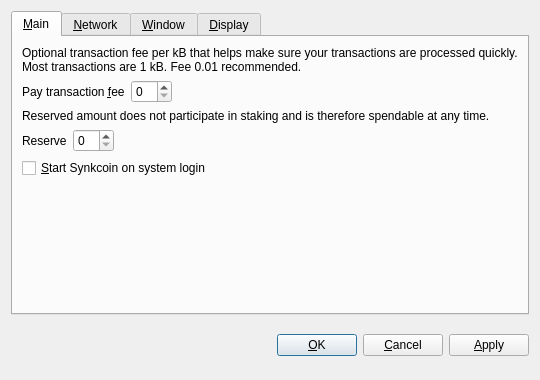
<?xml version="1.0" encoding="UTF-8"?>
<ui version="4.0">
 <class>OptionsDialog</class>
 <widget class="QDialog" name="OptionsDialog">
  <property name="geometry">
   <rect>
    <x>0</x>
    <y>0</y>
    <width>540</width>
    <height>380</height>
   </rect>
  </property>
  <property name="windowTitle">
   <string>Options</string>
  </property>
  <property name="modal">
   <bool>true</bool>
  </property>
  <layout class="QVBoxLayout" name="verticalLayout">
   <item>
    <widget class="QTabWidget" name="tabWidget">
     <property name="tabPosition">
      <enum>QTabWidget::North</enum>
     </property>
     <property name="currentIndex">
      <number>0</number>
     </property>
     <widget class="QWidget" name="tabMain">
      <attribute name="title">
       <string>&amp;Main</string>
      </attribute>
      <layout class="QVBoxLayout" name="verticalLayout_Main">
       <item>
        <widget class="QLabel" name="transactionFeeInfoLabel">
         <property name="text">
          <string>Optional transaction fee per kB that helps make sure your transactions are processed quickly. Most transactions are 1 kB. Fee 0.01 recommended.</string>
         </property>
         <property name="textFormat">
          <enum>Qt::PlainText</enum>
         </property>
         <property name="wordWrap">
          <bool>true</bool>
         </property>
        </widget>
       </item>
       <item>
        <layout class="QHBoxLayout" name="horizontalLayoutFee">
         <item>
          <widget class="QLabel" name="transactionFeeLabel">
           <property name="text">
            <string>Pay transaction &amp;fee</string>
           </property>
           <property name="textFormat">
            <enum>Qt::PlainText</enum>
           </property>
           <property name="buddy">
            <cstring>transactionFee</cstring>
           </property>
          </widget>
         </item>
         <item>
          <widget class="BitcoinAmountField" name="transactionFee"/>
         </item>
         <item>
          <spacer name="horizontalSpacerFee">
           <property name="orientation">
            <enum>Qt::Horizontal</enum>
           </property>
           <property name="sizeHint" stdset="0">
            <size>
             <width>40</width>
             <height>20</height>
            </size>
           </property>
          </spacer>
         </item>
        </layout>
       </item>
       <item>
        <widget class="QLabel" name="reserveBalanceInfoLabel">
         <property name="text">
          <string>Reserved amount does not participate in staking and is therefore spendable at any time.</string>
         </property>
         <property name="textFormat">
          <enum>Qt::PlainText</enum>
         </property>
         <property name="wordWrap">
          <bool>true</bool>
         </property>
        </widget>
       </item>
       <item>
        <layout class="QHBoxLayout" name="horizontalLayoutReserveBalance">
         <item>
          <widget class="QLabel" name="reserveBalanceLabel">
           <property name="text">
            <string>Reserve</string>
           </property>
           <property name="textFormat">
            <enum>Qt::PlainText</enum>
           </property>
           <property name="buddy">
            <cstring>reserveBalance</cstring>
           </property>
          </widget>
         </item>
         <item>
          <widget class="BitcoinAmountField" name="reserveBalance"/>
         </item>
         <item>
          <spacer name="horizontalSpacerReserveBalance">
           <property name="orientation">
            <enum>Qt::Horizontal</enum>
           </property>
           <property name="sizeHint" stdset="0">
            <size>
             <width>40</width>
             <height>20</height>
            </size>
           </property>
          </spacer>
         </item>
        </layout>
       </item>
       <item>
        <widget class="QCheckBox" name="bitcoinAtStartup">
         <property name="toolTip">
          <string>Automatically start Synkcoin after logging in to the system.</string>
         </property>
         <property name="text">
          <string>&amp;Start Synkcoin on system login</string>
         </property>
        </widget>
       </item>
       <item>
        <spacer name="verticalSpacer_Main">
         <property name="orientation">
          <enum>Qt::Vertical</enum>
         </property>
         <property name="sizeHint" stdset="0">
          <size>
           <width>20</width>
           <height>40</height>
          </size>
         </property>
        </spacer>
       </item>
      </layout>
     </widget>
     <widget class="QWidget" name="tabNetwork">
      <attribute name="title">
       <string>&amp;Network</string>
      </attribute>
      <layout class="QVBoxLayout" name="verticalLayout_Network">
       <item>
        <widget class="QCheckBox" name="mapPortUpnp">
         <property name="toolTip">
          <string>Automatically open the Synkcoin client port on the router. This only works when your router supports UPnP and it is enabled.</string>
         </property>
         <property name="text">
          <string>Map port using &amp;UPnP</string>
         </property>
        </widget>
       </item>
       <item>
        <widget class="QCheckBox" name="connectSocks">
         <property name="toolTip">
          <string>Connect to the Synkcoin network through a SOCKS proxy (e.g. when connecting through Tor).</string>
         </property>
         <property name="text">
          <string>&amp;Connect through SOCKS proxy:</string>
         </property>
        </widget>
       </item>
       <item>
        <layout class="QHBoxLayout" name="horizontalLayout_Network">
         <item>
          <widget class="QLabel" name="proxyIpLabel">
           <property name="text">
            <string>Proxy &amp;IP:</string>
           </property>
           <property name="textFormat">
            <enum>Qt::PlainText</enum>
           </property>
           <property name="buddy">
            <cstring>proxyIp</cstring>
           </property>
          </widget>
         </item>
         <item>
          <widget class="QValidatedLineEdit" name="proxyIp">
           <property name="maximumSize">
            <size>
             <width>140</width>
             <height>16777215</height>
            </size>
           </property>
           <property name="toolTip">
            <string>IP address of the proxy (e.g. 127.0.0.1)</string>
           </property>
          </widget>
         </item>
         <item>
          <widget class="QLabel" name="proxyPortLabel">
           <property name="text">
            <string>&amp;Port:</string>
           </property>
           <property name="textFormat">
            <enum>Qt::PlainText</enum>
           </property>
           <property name="buddy">
            <cstring>proxyPort</cstring>
           </property>
          </widget>
         </item>
         <item>
          <widget class="QLineEdit" name="proxyPort">
           <property name="maximumSize">
            <size>
             <width>55</width>
             <height>16777215</height>
            </size>
           </property>
           <property name="toolTip">
            <string>Port of the proxy (e.g. 9050)</string>
           </property>
          </widget>
         </item>
         <item>
          <widget class="QLabel" name="socksVersionLabel">
           <property name="text">
            <string>SOCKS &amp;Version:</string>
           </property>
           <property name="textFormat">
            <enum>Qt::PlainText</enum>
           </property>
           <property name="buddy">
            <cstring>socksVersion</cstring>
           </property>
          </widget>
         </item>
         <item>
          <widget class="QValueComboBox" name="socksVersion">
           <property name="toolTip">
            <string>SOCKS version of the proxy (e.g. 5)</string>
           </property>
          </widget>
         </item>
         <item>
          <spacer name="horizontalSpacer_Network">
           <property name="orientation">
            <enum>Qt::Horizontal</enum>
           </property>
           <property name="sizeHint" stdset="0">
            <size>
             <width>40</width>
             <height>20</height>
            </size>
           </property>
          </spacer>
         </item>
        </layout>
       </item>
       <item>
        <spacer name="verticalSpacer_Network">
         <property name="orientation">
          <enum>Qt::Vertical</enum>
         </property>
         <property name="sizeHint" stdset="0">
          <size>
           <width>20</width>
           <height>40</height>
          </size>
         </property>
        </spacer>
       </item>
      </layout>
     </widget>
     <widget class="QWidget" name="tabWindow">
      <attribute name="title">
       <string>&amp;Window</string>
      </attribute>
      <layout class="QVBoxLayout" name="verticalLayout_Window">
       <item>
        <widget class="QCheckBox" name="minimizeToTray">
         <property name="toolTip">
          <string>Show only a tray icon after minimizing the window.</string>
         </property>
         <property name="text">
          <string>&amp;Minimize to the tray instead of the taskbar</string>
         </property>
        </widget>
       </item>
       <item>
        <widget class="QCheckBox" name="minimizeOnClose">
         <property name="toolTip">
          <string>Minimize instead of exit the application when the window is closed. When this option is enabled, the application will be closed only after selecting Quit in the menu.</string>
         </property>
         <property name="text">
          <string>M&amp;inimize on close</string>
         </property>
        </widget>
       </item>
       <item>
        <spacer name="verticalSpacer_Window">
         <property name="orientation">
          <enum>Qt::Vertical</enum>
         </property>
         <property name="sizeHint" stdset="0">
          <size>
           <width>20</width>
           <height>40</height>
          </size>
         </property>
        </spacer>
       </item>
      </layout>
     </widget>
     <widget class="QWidget" name="tabDisplay">
      <attribute name="title">
       <string>&amp;Display</string>
      </attribute>
      <layout class="QVBoxLayout" name="verticalLayout_Display">
       <item>
        <layout class="QHBoxLayout" name="horizontalLayout_1_Display">
         <item>
          <widget class="QLabel" name="langLabel">
           <property name="text">
            <string>User Interface &amp;language:</string>
           </property>
           <property name="textFormat">
            <enum>Qt::PlainText</enum>
           </property>
           <property name="buddy">
            <cstring>lang</cstring>
           </property>
          </widget>
         </item>
         <item>
          <widget class="QValueComboBox" name="lang">
           <property name="toolTip">
            <string>The user interface language can be set here. This setting will take effect after restarting Synkcoin.</string>
           </property>
          </widget>
         </item>
        </layout>
       </item>
       <item>
        <layout class="QHBoxLayout" name="horizontalLayout_2_Display">
         <item>
          <widget class="QLabel" name="unitLabel">
           <property name="text">
            <string>&amp;Unit to show amounts in:</string>
           </property>
           <property name="textFormat">
            <enum>Qt::PlainText</enum>
           </property>
           <property name="buddy">
            <cstring>unit</cstring>
           </property>
          </widget>
         </item>
         <item>
          <widget class="QValueComboBox" name="unit">
           <property name="toolTip">
            <string>Choose the default subdivision unit to show in the interface and when sending coins.</string>
           </property>
          </widget>
         </item>
        </layout>
       </item>
       <item>
        <widget class="QCheckBox" name="displayAddresses">
         <property name="toolTip">
          <string>Whether to show Synkcoin addresses in the transaction list or not.</string>
         </property>
         <property name="text">
          <string>&amp;Display addresses in transaction list</string>
         </property>
        </widget>
       </item>
       <item>
        <widget class="QCheckBox" name="coinControlFeatures">
         <property name="toolTip">
          <string>Whether to show coin control features or not.</string>
         </property>
         <property name="text">
          <string>Display coin &amp;control features (experts only!)</string>
         </property>
        </widget>
       </item>
       <item>
        <spacer name="verticalSpacer_Display">
         <property name="orientation">
          <enum>Qt::Vertical</enum>
         </property>
         <property name="sizeHint" stdset="0">
          <size>
           <width>20</width>
           <height>40</height>
          </size>
         </property>
        </spacer>
       </item>
      </layout>
     </widget>
    </widget>
   </item>
   <item>
    <layout class="QHBoxLayout" name="horizontalLayout_Buttons">
     <item>
      <spacer name="horizontalSpacer_1">
       <property name="orientation">
        <enum>Qt::Horizontal</enum>
       </property>
       <property name="sizeHint" stdset="0">
        <size>
         <width>40</width>
         <height>48</height>
        </size>
       </property>
      </spacer>
     </item>
     <item>
      <widget class="QLabel" name="statusLabel">
       <property name="font">
        <font>
         <weight>75</weight>
         <bold>true</bold>
        </font>
       </property>
       <property name="text">
        <string/>
       </property>
       <property name="textFormat">
        <enum>Qt::PlainText</enum>
       </property>
       <property name="wordWrap">
        <bool>true</bool>
       </property>
      </widget>
     </item>
     <item>
      <spacer name="horizontalSpacer_2">
       <property name="orientation">
        <enum>Qt::Horizontal</enum>
       </property>
       <property name="sizeHint" stdset="0">
        <size>
         <width>40</width>
         <height>48</height>
        </size>
       </property>
      </spacer>
     </item>
     <item>
      <widget class="QPushButton" name="okButton">
       <property name="text">
        <string>&amp;OK</string>
       </property>
      </widget>
     </item>
     <item>
      <widget class="QPushButton" name="cancelButton">
       <property name="text">
        <string>&amp;Cancel</string>
       </property>
       <property name="autoDefault">
        <bool>false</bool>
       </property>
      </widget>
     </item>
     <item>
      <widget class="QPushButton" name="applyButton">
       <property name="text">
        <string>&amp;Apply</string>
       </property>
       <property name="autoDefault">
        <bool>false</bool>
       </property>
      </widget>
     </item>
    </layout>
   </item>
  </layout>
 </widget>
 <customwidgets>
  <customwidget>
   <class>BitcoinAmountField</class>
   <extends>QSpinBox</extends>
   <header>bitcoinamountfield.h</header>
  </customwidget>
  <customwidget>
   <class>QValueComboBox</class>
   <extends>QComboBox</extends>
   <header>qvaluecombobox.h</header>
  </customwidget>
  <customwidget>
   <class>QValidatedLineEdit</class>
   <extends>QLineEdit</extends>
   <header>qvalidatedlineedit.h</header>
  </customwidget>
 </customwidgets>
 <resources/>
 <connections/>
</ui>
